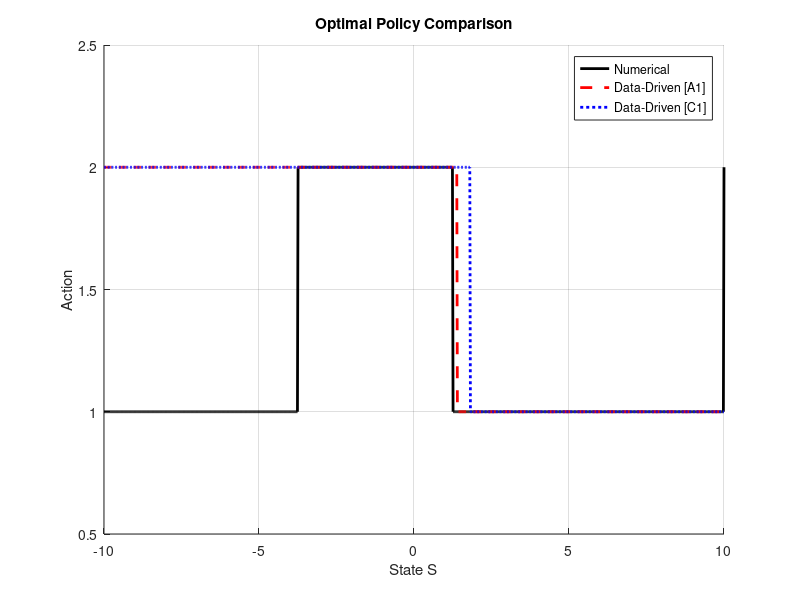
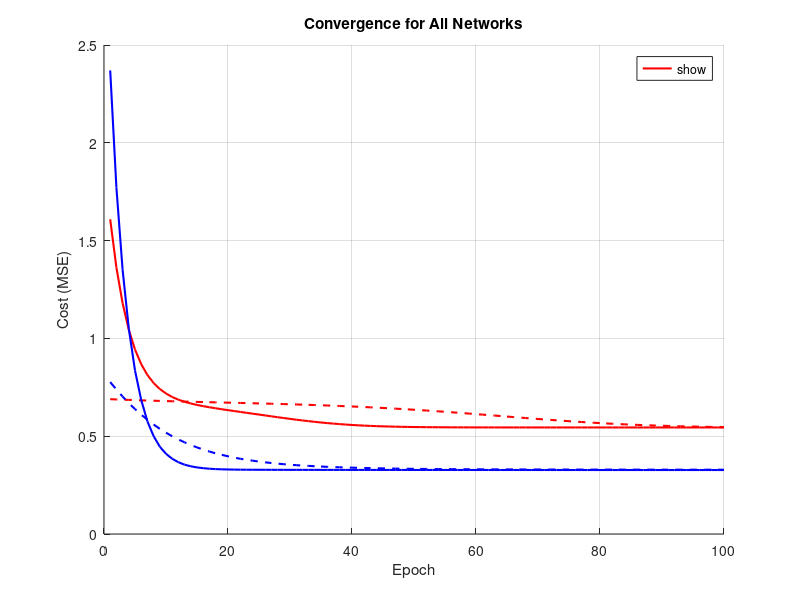
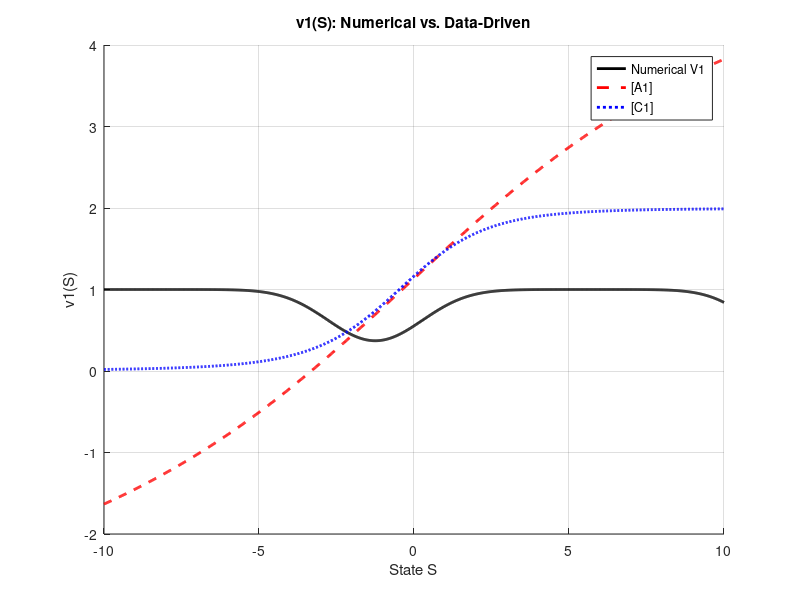
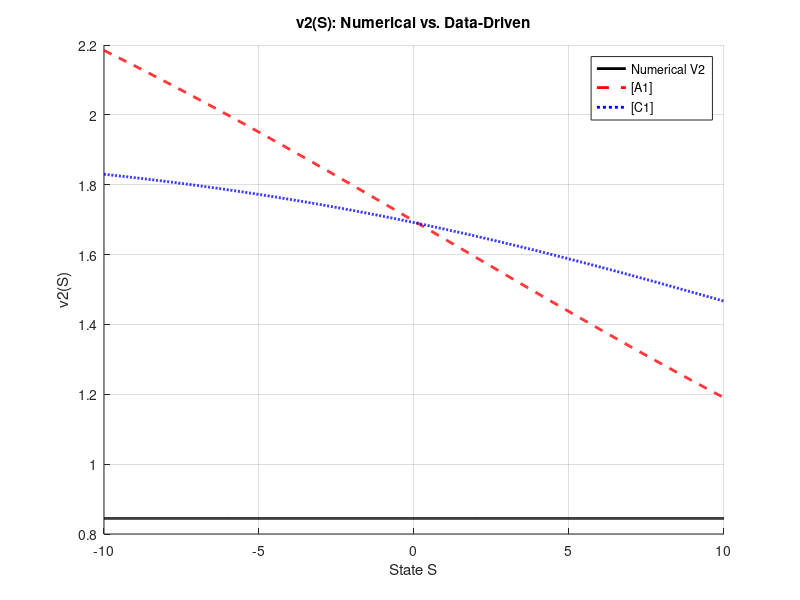

Here is the MATLAB script that generated these plots, in order:
function ShortSightedReinforcementLearning_Corrected_v3()
    % ShortSightedReinforcementLearning_Corrected_v3
    %
    % This script performs short-sighted RL for the MDP with:
    % alpha=1 => S_{t+1}=0.8*S_t+1+N(0,1),
    % alpha=2 => S_{t+1}=-2+N(0,1),
    % reward = min(2,S^2).
    %
    % Steps:
    %   1) Numerical computation of V1(s),V2(s) via trapezoid.
    %   2) Data generation (S_t, R_{t+1}) for alpha=1,2.
    %   3) Train four shallow nets: [A1],[C1] for alpha=1, alpha=2.
    %   4) Compare numerical vs. data-driven results.
    %   5) Plot short-sighted policies: numeric vs. data-driven[A1], [C1].
    %   6) Plot cost (MSE) convergence.

    clc; close all; rng('default'); rng(1);

    %% =========================
    %  1. Numerical Computation
    % =========================
    S_min = -10;
    S_max = 10;
    m = 1001;                      % # of grid points for S
    n = 1001;                      % # of grid points for next-state y
    S_grid = linspace(S_min, S_max, m)';  
    y_grid = linspace(S_min, S_max, n)';  

    % Reward R(y) = min(2, y^2).  Always in [0, 2].
    Rvals = min(2, y_grid.^2);

    % We'll form the transition cdfs for alpha=1, alpha=2
    [Y_grid_mat, X_grid_mat] = meshgrid(y_grid, S_grid);
    mu1_matrix = 0.8 .* X_grid_mat + 1.0;  % alpha=1
    mu2_matrix = -2.0 * ones(m, n);       % alpha=2
    sigma1 = 1.0;  sigma2 = 1.0;

    % Normcdf => H1, H2
    H1 = normcdf(Y_grid_mat, mu1_matrix, sigma1);
    H2 = normcdf(Y_grid_mat, mu2_matrix, sigma2);

    % Trapezoid rule for the integrals => F1, F2
    F1 = zeros(m,n);
    F2 = zeros(m,n);

    F1(:,1) = 0.5 * H1(:,1);
    F1(:,2:n) = 0.5 * ( H1(:,2:n) - H1(:,1:n-1) );
    F2(:,1) = 0.5 * H2(:,1);
    F2(:,2:n) = 0.5 * ( H2(:,2:n) - H2(:,1:n-1) );

    % Vector G via average of R for trapezoid
    G = zeros(n,1);
    G(1) = Rvals(1);
    for k=2:n
        G(k) = 0.5 * ( Rvals(k) + Rvals(k-1) );
    end

    % Now V1, V2
    V1 = F1 * G;   % [m x n]*[n x 1] => [m x 1]
    V2 = F2 * G;   % [m x 1]

    % Numerical optimal policy
    [~, policy_num] = max( [V1, V2], [], 2 );  % 1 if V1>=V2, else 2

    %% =========================
    %  2. Data Generation
    % =========================
    N = 1000;
    St_action1 = [];    % (S_t, R_{t+1})
    St_action2 = [];    % (S_t, R_{t+1})

    for t=1:N
        S_t  = randn();           % current state ~ N(0,1)
        alpha_t = randi([1,2]);   % random action in {1,2}

        if alpha_t == 1
            S_tp1 = 0.8*S_t + 1.0 + randn();   % alpha=1
            R_tp1 = min(2, S_tp1^2);
            St_action1 = [St_action1; S_t, R_tp1];
        else
            S_tp1 = -2.0 + randn();            % alpha=2
            R_tp1 = min(2, S_tp1^2);
            St_action2 = [St_action2; S_t, R_tp1];
        end
    end

    %% ================================================================
    %  3. Train Four Shallow Networks: alpha=1 => [A1] & [C1], alpha=2 => [A1] & [C1]
    %% ================================================================

    % Common network hyperparams
    hidden_size   = 100; 
    learning_rate = 0.01;
    epochs        = 100;  
    batch_size    = 32;

    % Data for alpha=1
    X_train_1 = St_action1(:,1);    % S_t
    Y_train_1 = St_action1(:,2);    % R_{t+1}

    % Data for alpha=2
    X_train_2 = St_action2(:,1); 
    Y_train_2 = St_action2(:,2);

    % Initialize cost histories
    cost_history_1A1 = zeros(epochs,1);  % alpha=1, method=[A1]
    cost_history_1C1 = zeros(epochs,1);  % alpha=1, method=[C1]
    cost_history_2A1 = zeros(epochs,1);  % alpha=2, method=[A1]
    cost_history_2C1 = zeros(epochs,1);  % alpha=2, method=[C1]

    rng(1);  % reproducible init
    % alpha=1, [A1]
    W1_1A1 = 0.01*randn(hidden_size,1);
    b1_1A1 = zeros(hidden_size,1);
    W2_1A1 = 0.01*randn(1,hidden_size);
    b2_1A1 = 0;

    % alpha=1, [C1]
    W1_1C1 = 0.01*randn(hidden_size,1);
    b1_1C1 = zeros(hidden_size,1);
    W2_1C1 = 0.01*randn(1,hidden_size);
    b2_1C1 = 0;

    % alpha=2, [A1]
    W1_2A1 = 0.01*randn(hidden_size,1);
    b1_2A1 = zeros(hidden_size,1);
    W2_2A1 = 0.01*randn(1,hidden_size);
    b2_2A1 = 0;

    % alpha=2, [C1]
    W1_2C1 = 0.01*randn(hidden_size,1);
    b1_2C1 = zeros(hidden_size,1);
    W2_2C1 = 0.01*randn(1,hidden_size);
    b2_2C1 = 0;

    %% === Train alpha=1, [A1] ===
    fprintf('\n--- Training: alpha=1, [A1] ---\n');
    for ep=1:epochs
        perm_ = randperm(length(X_train_1));
        for b_i=1:ceil(length(X_train_1)/batch_size)
            idx_b = perm_((b_i-1)*batch_size+1 : min(b_i*batch_size,length(X_train_1)));
            Xb = X_train_1(idx_b)';  % [1 x batch_size]
            Yb = Y_train_1(idx_b)';  % [1 x batch_size]

            [uVals, Zhid] = forwardPass_A1(Xb, W1_1A1, b1_1A1, W2_1A1, b2_1A1);
            % [A1]: omega(z)=z => dMSE/dz = (z - y).
            diff_ = (uVals - Yb);   % [1 x batch_size]
            
            [dW1, db1, dW2, db2] = backwardPass_A1(Xb, Zhid, W2_1A1, diff_);
            W1_1A1 = W1_1A1 - learning_rate*dW1;
            b1_1A1 = b1_1A1 - learning_rate*db1;
            W2_1A1 = W2_1A1 - learning_rate*dW2;
            b2_1A1 = b2_1A1 - learning_rate*db2;
        end
        [uAll, ~] = forwardPass_A1(X_train_1', W1_1A1, b1_1A1, W2_1A1, b2_1A1);
        cost_history_1A1(ep) = mean( (uAll - Y_train_1').^2 );
        if mod(ep,10)==0
            fprintf('ep=%d, cost=%.4f\n', ep, cost_history_1A1(ep));
        end
    end

    %% === Train alpha=1, [C1] ===
    fprintf('\n--- Training: alpha=1, [C1] ---\n');
    for ep=1:epochs
        perm_ = randperm(length(X_train_1));
        for b_i=1:ceil(length(X_train_1)/batch_size)
            idx_b = perm_((b_i-1)*batch_size+1 : min(b_i*batch_size,length(X_train_1)));
            Xb = X_train_1(idx_b)'; 
            Yb = Y_train_1(idx_b)'; 

            [uVals, Zhid] = forwardPass_C1(Xb, W1_1C1, b1_1C1, W2_1C1, b2_1C1);
            [omega_u, rho_u] = transforms_C1_v3(uVals);  % see updated transforms
            % derivative for MSE => (y - omega_u)* (d/dz(omega_u)) = (Yb - omega_u)* rho_u
            diff_ = (Yb - omega_u).* rho_u;  
            
            [dW1, db1, dW2, db2] = backwardPass_C1(Xb, Zhid, W2_1C1, diff_);
            W1_1C1 = W1_1C1 - learning_rate*dW1;
            b1_1C1 = b1_1C1 - learning_rate*db1;
            W2_1C1 = W2_1C1 - learning_rate*dW2;
            b2_1C1 = b2_1C1 - learning_rate*db2;
        end
        [uAll, ~] = forwardPass_C1(X_train_1', W1_1C1, b1_1C1, W2_1C1, b2_1C1);
        [omegaAll, ~] = transforms_C1_v3(uAll);
        cost_history_1C1(ep) = mean( (omegaAll - Y_train_1').^2 );
    end

    %% === Train alpha=2, [A1] ===
    fprintf('\n--- Training: alpha=2, [A1] ---\n');
    for ep=1:epochs
        perm_ = randperm(length(X_train_2));
        for b_i=1:ceil(length(X_train_2)/batch_size)
            idx_b = perm_((b_i-1)*batch_size+1 : min(b_i*batch_size,length(X_train_2)));
            Xb = X_train_2(idx_b)';  
            Yb = Y_train_2(idx_b)';  

            [uVals, Zhid] = forwardPass_A1(Xb, W1_2A1, b1_2A1, W2_2A1, b2_2A1);
            diff_ = (uVals - Yb); 
            
            [dW1, db1, dW2, db2] = backwardPass_A1(Xb, Zhid, W2_2A1, diff_);
            W1_2A1 = W1_2A1 - learning_rate*dW1;
            b1_2A1 = b1_2A1 - learning_rate*db1;
            W2_2A1 = W2_2A1 - learning_rate*dW2;
            b2_2A1 = b2_2A1 - learning_rate*db2;
        end
        [uAll, ~] = forwardPass_A1(X_train_2', W1_2A1, b1_2A1, W2_2A1, b2_2A1);
        cost_history_2A1(ep) = mean( (uAll - Y_train_2').^2 );
    end

    %% === Train alpha=2, [C1] ===
    fprintf('\n--- Training: alpha=2, [C1] ---\n');
    for ep=1:epochs
        perm_ = randperm(length(X_train_2));
        for b_i=1:ceil(length(X_train_2)/batch_size)
            idx_b = perm_((b_i-1)*batch_size+1 : min(b_i*batch_size,length(X_train_2)));
            Xb = X_train_2(idx_b)'; 
            Yb = Y_train_2(idx_b)'; 

            [uVals, Zhid] = forwardPass_C1(Xb, W1_2C1, b1_2C1, W2_2C1, b2_2C1);
            [omega_u, rho_u] = transforms_C1_v3(uVals);
            diff_ = (Yb - omega_u).* rho_u; 

            [dW1, db1, dW2, db2] = backwardPass_C1(Xb, Zhid, W2_2C1, diff_);
            W1_2C1 = W1_2C1 - learning_rate*dW1;
            b1_2C1 = b1_2C1 - learning_rate*db1;
            W2_2C1 = W2_2C1 - learning_rate*dW2;
            b2_2C1 = b2_2C1 - learning_rate*db2;
        end
        [uAll, ~] = forwardPass_C1(X_train_2', W1_2C1, b1_2C1, W2_2C1, b2_2C1);
        [omegaAll, ~] = transforms_C1_v3(uAll);
        cost_history_2C1(ep) = mean( (omegaAll - Y_train_2').^2 );
    end


    %% ===============================================
    %  4. Evaluate the 4 networks on the S_grid
    %% ===============================================
    % alpha=1
    y_1A1 = evaluateNetwork_A1(W1_1A1, b1_1A1, W2_1A1, b2_1A1, S_grid);
    y_1C1 = evaluateNetwork_C1_v3(W1_1C1, b1_1C1, W2_1C1, b2_1C1, S_grid);

    % alpha=2
    y_2A1 = evaluateNetwork_A1(W1_2A1, b1_2A1, W2_2A1, b2_2A1, S_grid);
    y_2C1 = evaluateNetwork_C1_v3(W1_2C1, b1_2C1, W2_2C1, b2_2C1, S_grid);

    %% ===============================================
    %  5. Form data-driven policies
    %% ===============================================
    policy_dataA1 = zeros(m,1); 
    policy_dataC1 = zeros(m,1);
    for j=1:m
       if y_1A1(j) >= y_2A1(j)
           policy_dataA1(j) = 1;
       else
           policy_dataA1(j) = 2;
       end
       if y_1C1(j) >= y_2C1(j)
           policy_dataC1(j) = 1;
       else
           policy_dataC1(j) = 2;
       end
    end

    %% ===============================================
    %  6. PLOTS & COMPARISONS
    %% ===============================================

    % --- Figure 1: Policy: numerical vs data-driven(A1) vs data-driven(C1) ---
    figure('Name','Policy Comparison','NumberTitle','off');
    hold on; grid on;
    plot(S_grid, policy_num, 'k-','LineWidth',2, 'DisplayName','Numerical');
    plot(S_grid, policy_dataA1,'r--','LineWidth',2,'DisplayName','Data-Driven [A1]');
    plot(S_grid, policy_dataC1,'b:','LineWidth',2,'DisplayName','Data-Driven [C1]');
    xlabel('State S'); ylabel('Action');
    legend('Location','Best');
    title('Optimal Policy Comparison');
    xlim([S_min,S_max]); ylim([0.5,2.5]);
    hold off;

    % --- Figure 2: Convergence (MSE) for the 4 networks ---
    figure('Name','Convergence Curves','NumberTitle','off');
    hold on; grid on;
    plot(1:epochs, cost_history_1A1,'r-','LineWidth',1.5,'DisplayName','alpha=1 [A1]');
    plot(1:epochs, cost_history_1C1,'r--','LineWidth',1.5,'DisplayName','alpha=1 [C1]');
    plot(1:epochs, cost_history_2A1,'b-','LineWidth',1.5,'DisplayName','alpha=2 [A1]');
    plot(1:epochs, cost_history_2C1,'b--','LineWidth',1.5,'DisplayName','alpha=2 [C1]');
    legend('show','Location','Best');
    xlabel('Epoch'); ylabel('Cost (MSE)');
    title('Convergence for All Networks');
    hold off;

    % --- Figure 3: v1(S) from numerical vs. A1 vs. C1 ---
    figure('Name','v1(S) Comparison','NumberTitle','off');
    hold on; grid on;
    plot(S_grid, V1, 'k-', 'LineWidth',2, 'DisplayName','Numerical V1');
    plot(S_grid, y_1A1, 'r--','LineWidth',2,'DisplayName','[A1]');
    plot(S_grid, y_1C1, 'b:','LineWidth',2,'DisplayName','[C1]');
    xlabel('State S'); ylabel('v1(S)');
    legend('Location','Best');
    title('v1(S): Numerical vs. Data-Driven');
    xlim([S_min,S_max]);
    hold off;

    % --- Figure 4: v2(S) from numerical vs. A1 vs. C1 ---
    figure('Name','v2(S) Comparison','NumberTitle','off');
    hold on; grid on;
    plot(S_grid, V2, 'k-', 'LineWidth',2, 'DisplayName','Numerical V2');
    plot(S_grid, y_2A1, 'r--','LineWidth',2,'DisplayName','[A1]');
    plot(S_grid, y_2C1, 'b:','LineWidth',2,'DisplayName','[C1]');
    xlabel('State S'); ylabel('v2(S)');
    legend('Location','Best');
    title('v2(S): Numerical vs. Data-Driven');
    xlim([S_min,S_max]);
    hold off;

    % Print a small check around S=0:
    [~, idx0] = min(abs(S_grid));
    fprintf('\nAt S=0:\n');
    fprintf('  Numerical => V1(0)=%.4f, V2(0)=%.4f, policy=%d\n', ...
        V1(idx0), V2(idx0), policy_num(idx0));
    fprintf('  Data-driven[A1] => v1=%.4f, v2=%.4f, policy=%d\n', ...
        y_1A1(idx0), y_2A1(idx0), policy_dataA1(idx0));
    fprintf('  Data-driven[C1] => v1=%.4f, v2=%.4f, policy=%d\n', ...
        y_1C1(idx0), y_2C1(idx0), policy_dataC1(idx0));
    fprintf('\nDone.\n');
end


%%%%%%%%%%%%%%%%%%%%%%%%%%%%%%%%%%%%%%%%%%%%%%%%%%%%%%%%%%%%%%%%%%%%%%%%%%%
%%              HELPER FUNCTIONS [A1]
%%%%%%%%%%%%%%%%%%%%%%%%%%%%%%%%%%%%%%%%%%%%%%%%%%%%%%%%%%%%%%%%%%%%%%%%%%%
function [uVals, Z1] = forwardPass_A1(Xbatch, W1, b1, W2, b2)
    % forward pass with identity output (no transform)
    Z1_ = W1*Xbatch + b1;         % [hidden_size x batch_size]
    A1_ = tanh(Z1_);
    uVals = W2*A1_ + b2;          % [1 x batch_size]
    Z1 = A1_;  % store for backprop
end

function [dW1, db1, dW2, db2] = backwardPass_A1(Xbatch, Z1, W2, dLdu)
    mb = size(Xbatch,2);
    dW2 = (dLdu * Z1') / mb;       % [1 x hidden_size]
    db2 = mean(dLdu,2);           % [1 x 1]
    dA1 = W2' * dLdu;             % [hidden_size x batch_size]
    dZ1 = dA1 .* (1 - Z1.^2);     % derivative of tanh
    dW1 = (dZ1 * Xbatch') / mb;   % [hidden_size x 1]
    db1 = mean(dZ1,2);
end

function ypred = evaluateNetwork_A1(W1,b1,W2,b2, Xvals)
    % Evaluate on a vector Xvals
    N_ = length(Xvals);
    ypred = zeros(N_,1);
    for j=1:N_
        xj = Xvals(j);
        Z1_ = W1*xj + b1;  
        A1_ = tanh(Z1_);
        u_  = W2*A1_ + b2; 
        ypred(j) = u_;
    end
end

%%%%%%%%%%%%%%%%%%%%%%%%%%%%%%%%%%%%%%%%%%%%%%%%%%%%%%%%%%%%%%%%%%%%%%%%%%%
%%              HELPER FUNCTIONS [C1] (with [a=0,b=2] logistic form)
%%%%%%%%%%%%%%%%%%%%%%%%%%%%%%%%%%%%%%%%%%%%%%%%%%%%%%%%%%%%%%%%%%%%%%%%%%%
function [uVals, Z1] = forwardPass_C1(Xbatch, W1, b1, W2, b2)
    Z1_ = W1*Xbatch + b1;
    A1_ = tanh(Z1_);
    uVals = W2*A1_ + b2;  
    Z1 = A1_;
end

function [omega_z, rho_z] = transforms_C1_v3(z)
    % [C1]:  omega(z) = (a/(1+e^z)) + b*e^z/(1+e^z)
    %        with a=0, b=2 => omega(z) = 2* e^z/(1 + e^z)
    %        and  rho(z)  = - e^z/(1 + e^z)
    ez = exp(z);
    omega_z = 2 .* ez ./ (1 + ez);    % range in [0,2]
    rho_z   = - ez ./ (1 + ez);       % negative logistic
end

function [dW1, db1, dW2, db2] = backwardPass_C1(Xbatch, Z1, W2, dLdu)
    mb = size(Xbatch,2);
    dW2 = (dLdu * Z1') / mb;
    db2 = mean(dLdu,2);
    dA1 = W2' * dLdu;
    dZ1 = dA1 .* (1 - Z1.^2);   % derivative of tanh
    dW1 = (dZ1 * Xbatch')/mb;
    db1 = mean(dZ1,2);
end

function ypred = evaluateNetwork_C1_v3(W1,b1,W2,b2, Xvals)
    % Evaluate with logistic transform in [0,2].
    N_ = length(Xvals);
    ypred = zeros(N_,1);
    for j=1:N_
        xj = Xvals(j);
        Z1_ = W1*xj + b1;  
        A1_ = tanh(Z1_);
        u_  = W2*A1_ + b2; 
        [omega_u, ~] = transforms_C1_v3(u_);
        ypred(j) = omega_u;
    end
end
